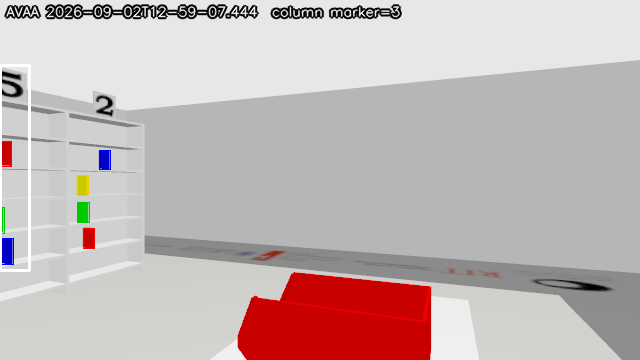
#> input picture src/avaa_solution/erc_images/column_3_2026-09-02T12-59-07.444.png, 640 x 360 px
$ python -i book_detector.py   (imports and definitions only)
#> lines starting #> are read from the running program, lines starting #| are printed output that depends on the picture; after the words box and inside, x2 and y2 are one past the last pixel; in counts of white or black regions, pixels touching at a corner belong together
#> further down, picture is the input picture: shape (360, 640, 3); mean B, G, R 181.9, 182.4, 195.3
#> in detect_bin_candidates, `hsv = cv2.cvtColor(bgr, cv2.COLOR_BGR2HSV)`: hsv: shape (360, 640, 3); mean H, S, V 4.6, 18.6, 196.1
"""Book detection by colour and shape.

Pure OpenCV with no ROS dependency, so it can be exercised on saved frames without a
running simulator. The ROS wrapper lives in ``perception_node.py``.

The approach and the numbers here are measured against the simulation, not assumed --
see PERCEPTION.md. Two findings drive the design:

1. The four book colours form four isolated hue clusters with wide gaps between them,
   so HSV thresholding is sufficient and a learned classifier would be wasted effort.
   That matters for Phase 2, where the same code runs on the robot's i5 with no GPU.

2. Colour alone is *not* enough. The collection bin is the same red as the red books and
   the start zone the same green as the green books, and both are in view whenever the
   robot faces the shelves. Shape separates them.
"""

from dataclasses import dataclass
from typing import Dict, List, Optional, Sequence, Tuple

import cv2
import numpy as np

COLOURS = ("red", "blue", "green", "yellow")

# Measured hue clusters (OpenCV H is 0-179), widened for shading and viewing angle.
# Red wraps around zero so it needs two ranges.
HsvRange = Tuple[Tuple[int, int, int], Tuple[int, int, int]]
COLOUR_RANGES: Dict[str, List[HsvRange]] = {
    "red": [((0, 90, 60), (12, 255, 255)), ((168, 90, 60), (179, 255, 255))],
    "yellow": [((20, 90, 60), (42, 255, 255))],
    # Green books measure S~122, markedly less saturated than the other three at S=255,
    # so this range needs a lower saturation floor.
    "green": [((48, 60, 60), (85, 255, 255))],
    "blue": [((105, 90, 60), (135, 255, 255))],
}

DRAW_BGR = {
    "red": (0, 0, 255),
    "yellow": (0, 200, 255),
    "green": (0, 200, 0),
    "blue": (255, 0, 0),
}

# Shape gates. Books are 25 x 16 x 3 cm shelved spine-out, so they always present an
# upright face. Measured: 6-8 px wide, 14-26 px tall, aspect 1.75-4.33, fill 0.78-0.83.
# The bin measured 136x66 (area 6763) and start-zone patches measured aspect 0.54/0.56.
MIN_AREA = 30

# The upper cap was 3000, and every one of the measurements above was taken from across
# the room. A book 14-26 px tall is three to five metres away; the gates were calibrated
# at the range the robot searches from and never re-checked at the range it works at.
#
# Measured 2026-09-07, with the robot parked in front of its column at grasping range
# and the target plainly in the middle of the frame:
#
#     red    (252, 264)   35 x 147   area 4616   aspect 4.20   AREA ABOVE 3000
#     green  (472,  72)   50 x 145   area 6436   aspect 2.90   AREA ABOVE 3000
#
# So the detector went blind at exactly the distance the arm reaches from. Perception
# reported "no red book in view at close range" every few seconds, the approach held at
# 0.95 m refusing to close on the LiDAR alone -- correctly, by its own rule -- and no
# grasp was ever attempted. That had been happening in every run that got this far.
#
# Area was never the thing separating a book from the bin anyway. Aspect is: a book
# presents an upright face and measures 1.75 to 4.33 tall over wide, while the bin at
# 136 x 66 is 0.49, and the two are a factor of three apart with nothing in between. The
# cap now sits where nothing real can reach it -- a book at half a metre is about 10000
# square pixels -- and the shape gates below do the work they always did.
MAX_AREA = 25000

MIN_ASPECT = 1.2
MIN_FILL = 0.55

ROWS_PER_COLUMN = 4

# Bin gates, the mirror image of the book gates above.
#
# The bin is the same red as a red book -- the module docstring says so, and it is the
# reason the shape gates exist at all. In the image what separates them is proportion: a
# book presents an upright face 6-8 px wide by 14-26 px tall, and the bin is wider than
# it is tall. Size in metres is checked afterwards, with depth, in
# perception_node.bin_sized, and that is what keeps a red book out.
#
# The area gate is only a floor against specks, and at 1500 square pixels it hid the bin
# whenever the robot faced it from much beyond three metres. A pinhole image stretches
# what sits off to the side, so the same bin measures less in the middle of the frame
# than near its edge. Swept across the image with the head after the fourteenth full
# run, at one range: 1978 square pixels at 40 degrees off centre, 1727 at 35, 1498 at 30
# and rejected, and about 970 dead ahead by the same falloff. That run's delivery saw
# the bin only while it was 22 degrees or more to one side, turned towards it, lost it,
# and gave up after three looks; the ninth run's steady -29 degrees and its +22/-20
# swinging fit the same explanation. At 400 the bin stays in view dead ahead out to
# about 5.8 m.
BIN_MIN_AREA = 400
BIN_MAX_ASPECT = 0.9
BIN_MIN_FILL = 0.45


@dataclass(frozen=True)
class Book:
    colour: str
    x: int
    y: int
    w: int
    h: int
    area: float
    aspect: float
    fill: float

    @property
    def cx(self) -> float:
        return self.x + self.w / 2.0

    @property
    def cy(self) -> float:
        return self.y + self.h / 2.0

    @property
    def bbox(self) -> Tuple[int, int, int, int]:
        return (self.x, self.y, self.w, self.h)


def _mask_for(hsv: np.ndarray, colour: str) -> np.ndarray:
#> called with colour = 'red'
    mask = None
    for lo, hi in COLOUR_RANGES[colour]:
        part = cv2.inRange(hsv, np.array(lo, np.uint8), np.array(hi, np.uint8))
        mask = part if mask is None else cv2.bitwise_or(mask, part)
#> this loop made 2 passes
#> pass 1, in _mask_for, `part = cv2.inRange(hsv, np.array(lo, np.uint8), np.array(hi, np.uint8))`:
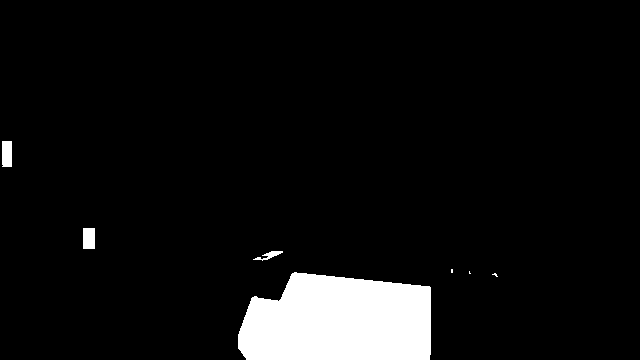
#> part: shape (360, 640); 6.5% white; 7 white regions (3 under 20 px), largest, box (x1, y1, x2, y2) and area: (238, 272, 431, 360) 14381, (2, 141, 12, 167) 259, (83, 228, 95, 249) 252, (253, 251, 283, 261) 115
    kernel = cv2.getStructuringElement(cv2.MORPH_RECT, (3, 3))
    mask = cv2.morphologyEx(mask, cv2.MORPH_CLOSE, kernel)
#> mask: shape (360, 640); 6.5% white; 7 white regions (3 under 20 px), largest, box (x1, y1, x2, y2) and area: (238, 272, 431, 360) 14382, (2, 141, 12, 167) 260, (83, 228, 95, 249) 252, (253, 251, 283, 261) 129
    return cv2.morphologyEx(mask, cv2.MORPH_OPEN, kernel)
#> returned value: shape (360, 640); 6.5% white; 4 white regions


# [24 lines left out: function detect_books, not called in this run]


def detect_bin_candidates(bgr: np.ndarray) -> List[Book]:
    """Return every red blob shaped like the collection bin, largest first.

    Each is returned as a ``Book`` with colour "red" so that everything downstream --
    the depth locator, the annotator, the tests -- takes it without a second code path.
    It is not a book and nothing treats it as one: only the bin detectors produce it, and
    only the delivery controller asks.

    All of them, not just the largest. The shape gates cannot tell the bin from a red
    thing of the same proportions; its size in metres can, and that needs depth, so it
    is perception's to check. Offering only the biggest let one near red object hide the
    bin: rejected on size, with nothing else to try.
    """
    hsv = cv2.cvtColor(bgr, cv2.COLOR_BGR2HSV)
    contours, _ = cv2.findContours(
        _mask_for(hsv, "red"), cv2.RETR_EXTERNAL, cv2.CHAIN_APPROX_SIMPLE)
#> contours = 4 contours; box (x1, y1, x2, y2) and area: (238, 272, 431, 360) 14126, (2, 141, 12, 167) 225, (83, 228, 95, 249) 220, (257, 251, 281, 260) 92

    found: List[Book] = []
    for contour in contours:
        x, y, w, h = cv2.boundingRect(contour)
        if w == 0 or h == 0:
            continue
        area = cv2.contourArea(contour)
        aspect = h / float(w)
        fill = area / float(w * h)
        if area < BIN_MIN_AREA or aspect > BIN_MAX_ASPECT or fill < BIN_MIN_FILL:
            continue
        found.append(Book("red", x, y, w, h, area, aspect, fill))
#> this loop made 4 passes
#> (x, y, w, h, area, aspect, fill) on passes 1 to 2: (238, 272, 193, 88, 14126.5, 0.456, 0.832), (257, 251, 24, 9, 91.5, 0.375, 0.424)
#> (contour, x, y, w, h, area, aspect, fill) on passes 3 to 4: ([[83, 228], [83, 248], [94, 248], [94, 228]], 83, 228, 12, 21, 220, 1.75, 0.873), ([[2, 141], [2, 166], [11, 166], [11, 141]], 2, 141, 10, 26, 225, 2.6, 0.865)
#> after the loop, found = 1 item
    found.sort(key=lambda book: book.area, reverse=True)
    return found


# [126 lines left out: functions detect_bin, group_into_columns, group_by_anchors, row_of, find_book, annotate, not called in this run]

>>> import cv2
>>> picture = cv2.imread('../../erc_images/column_3_2026-09-02T12-59-07.444.png')
>>> result = detect_bin_candidates(picture)
#> result = 1 item

$ run again, on src/avaa_solution/erc_images/column_3_2026-09-02T12-59-11.875.png
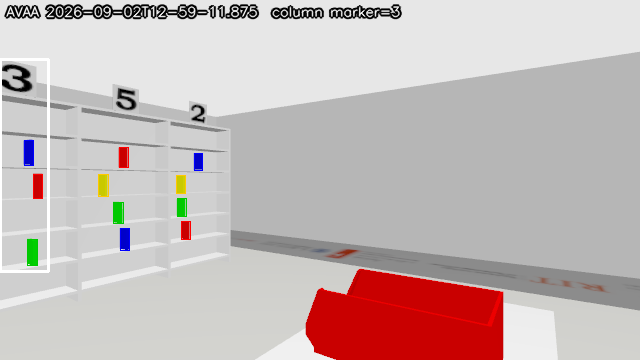
#> input picture src/avaa_solution/erc_images/column_3_2026-09-02T12-59-11.875.png, 640 x 360 px
#> picture is the input picture: shape (360, 640, 3); mean B, G, R 183.7, 184.7, 197.8
#> hsv: shape (360, 640, 3); mean H, S, V 5, 20, 199
#> the loop in _mask_for, `for lo, hi in COLOUR_RANGES[colour]:` made 2 passes
#> pass 1, in _mask_for, `part = cv2.inRange(hsv, np.array(lo, np.uint8), np.array(hi, np.uint8))`:
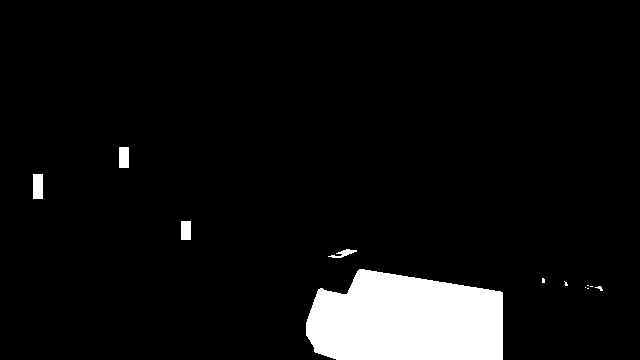
#> part: shape (360, 640); 6.8% white; 12 white regions (6 under 20 px), largest, box (x1, y1, x2, y2) and area: (306, 269, 503, 360) 14839, (33, 174, 43, 199) 250, (119, 147, 129, 168) 210, (181, 221, 191, 240) 190, (328, 249, 357, 258) 109, (595, 286, 603, 291) 20
#> mask: shape (360, 640); 6.8% white; 9 white regions (3 under 20 px), largest, box (x1, y1, x2, y2) and area: (306, 269, 503, 360) 14842, (33, 174, 43, 199) 250, (119, 147, 129, 168) 210, (181, 221, 191, 240) 190, (328, 249, 357, 258) 121, (595, 286, 603, 291) 20
#> contours = 7 contours, 2 with area under 20; largest, box (x1, y1, x2, y2) and area: (306, 269, 503, 360) 14584, (33, 174, 43, 199) 216, (119, 147, 129, 168) 180, (181, 221, 191, 240) 162, (332, 249, 354, 258) 86
#> the loop in detect_bin_candidates, `for contour in contours:` made 7 passes
#> (contour, x, y, w, h, area, aspect, fill) on passes 5 to 7: ([[181, 221], [181, 239], [190, 239], [190, 221]], 181, 221, 10, 19, 162, 1.9, 0.853), ([[33, 174], [33, 198], [42, 198], [42, 174]], 33, 174, 10, 25, 216, 2.5, 0.864), ([[119, 147], [119, 167], [128, 167], [128, 147]], 119, 147, 10, 21, 180, 2.1, 0.857)
#> after the loop in detect_bin_candidates, `for contour in contours:`: found = 1 item

$ run again, on src/avaa_solution/erc_images/column_3_2026-09-02T12-59-31.369.png
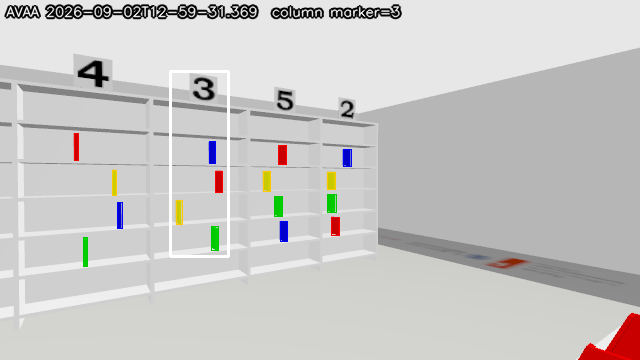
#> input picture src/avaa_solution/erc_images/column_3_2026-09-02T12-59-31.369.png, 640 x 360 px
#> picture is the input picture: shape (360, 640, 3); mean B, G, R 198.3, 199.6, 201.1
#> hsv: shape (360, 640, 3); mean H, S, V 7, 5.7, 202.3
#> the loop in _mask_for, `for lo, hi in COLOUR_RANGES[colour]:` made 2 passes
#> pass 1, in _mask_for, `part = cv2.inRange(hsv, np.array(lo, np.uint8), np.array(hi, np.uint8))`:
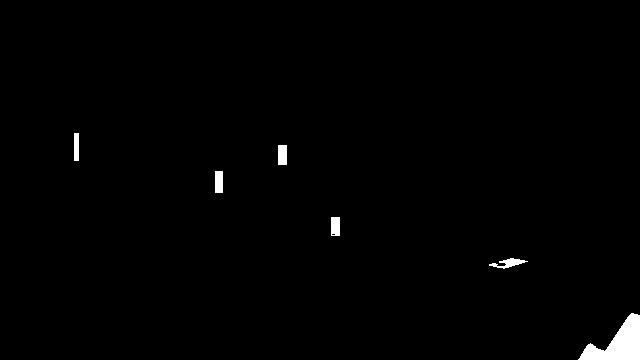
#> part: shape (360, 640); 1% white; 6 white regions, box (x1, y1, x2, y2) and area: (578, 313, 640, 360) 1455, (489, 258, 528, 269) 188, (278, 145, 287, 165) 180, (215, 171, 223, 193) 176, (331, 217, 340, 236) 168, (74, 133, 79, 161) 140
#> mask: shape (360, 640); 1% white; 6 white regions, box (x1, y1, x2, y2) and area: (578, 313, 640, 360) 1456, (489, 258, 528, 269) 190, (278, 145, 287, 165) 180, (215, 171, 223, 193) 176, (331, 217, 340, 236) 171, (74, 133, 79, 161) 140
#> contours = 7 contours, 1 with area under 20; largest, box (x1, y1, x2, y2) and area: (579, 313, 640, 360) 1362, (278, 145, 287, 165) 152, (215, 171, 223, 193) 147, (331, 217, 340, 236) 144, (503, 258, 525, 268) 109, (74, 133, 79, 161) 108
#> the loop in detect_bin_candidates, `for contour in contours:` made 7 passes
#> (contour, x, y, w, h, area, aspect, fill) on passes 4 to 7: ([[331, 217], [331, 235], [339, 235], [339, 217]], 331, 217, 9, 19, 144, 2.11, 0.842), ([[215, 171], [215, 192], [222, 192], [222, 171]], 215, 171, 8, 22, 147, 2.75, 0.835), ([[278, 145], [278, 164], [286, 164], [286, 145]], 278, 145, 9, 20, 152, 2.22, 0.844), ([[74, 133], [74, 160], [78, 160], [78, 133]], 74, 133, 5, 28, 108, 5.6, 0.771)
#> after the loop in detect_bin_candidates, `for contour in contours:`: found = 1 item

$ run again, on src/avaa_solution/erc_images/column_3_2026-09-02T12-59-39.474.png
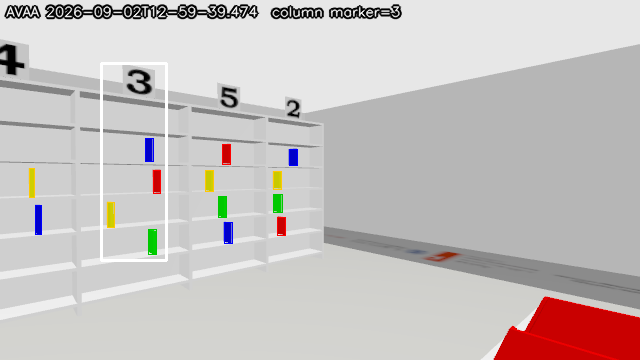
#> input picture src/avaa_solution/erc_images/column_3_2026-09-02T12-59-39.474.png, 640 x 360 px
#> picture is the input picture: shape (360, 640, 3); mean B, G, R 192, 193.1, 199.2
#> hsv: shape (360, 640, 3); mean H, S, V 6.4, 11.4, 200.4
#> the loop in _mask_for, `for lo, hi in COLOUR_RANGES[colour]:` made 2 passes
#> pass 1, in _mask_for, `part = cv2.inRange(hsv, np.array(lo, np.uint8), np.array(hi, np.uint8))`:
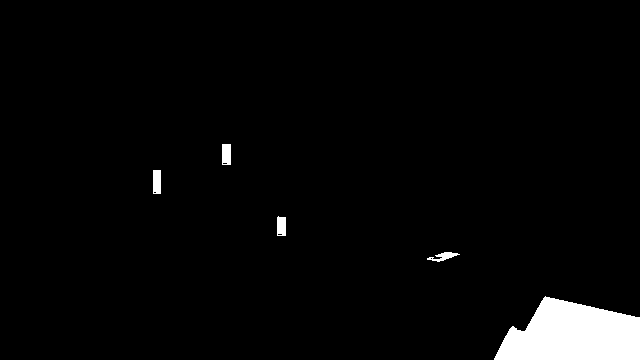
#> part: shape (360, 640); 3.2% white; 5 white regions, box (x1, y1, x2, y2) and area: (494, 296, 640, 360) 6716, (153, 170, 161, 194) 190, (222, 144, 231, 165) 185, (277, 216, 286, 236) 168, (427, 252, 460, 262) 150
#> mask: shape (360, 640); 3.2% white; 5 white regions, box (x1, y1, x2, y2) and area: (494, 296, 640, 360) 6716, (153, 170, 161, 194) 192, (222, 144, 231, 165) 189, (277, 216, 286, 236) 172, (427, 252, 460, 262) 167
#> contours = 5 contours; box (x1, y1, x2, y2) and area: (494, 297, 640, 360) 6531, (153, 170, 161, 194) 161, (222, 144, 231, 165) 160, (277, 217, 286, 236) 144, (429, 252, 457, 262) 128
#> the loop in detect_bin_candidates, `for contour in contours:` made 5 passes
#> (contour, x, y, w, h, area, aspect, fill) on passes 3 to 5: ([[277, 217], [277, 235], [285, 235], [285, 217]], 277, 217, 9, 19, 144, 2.11, 0.842), ([[153, 170], [153, 193], [160, 193], [160, 170]], 153, 170, 8, 24, 161, 3, 0.839), ([[222, 144], [222, 164], [230, 164], [230, 144]], 222, 144, 9, 21, 160, 2.33, 0.847)
#> after the loop in detect_bin_candidates, `for contour in contours:`: found = 1 item
